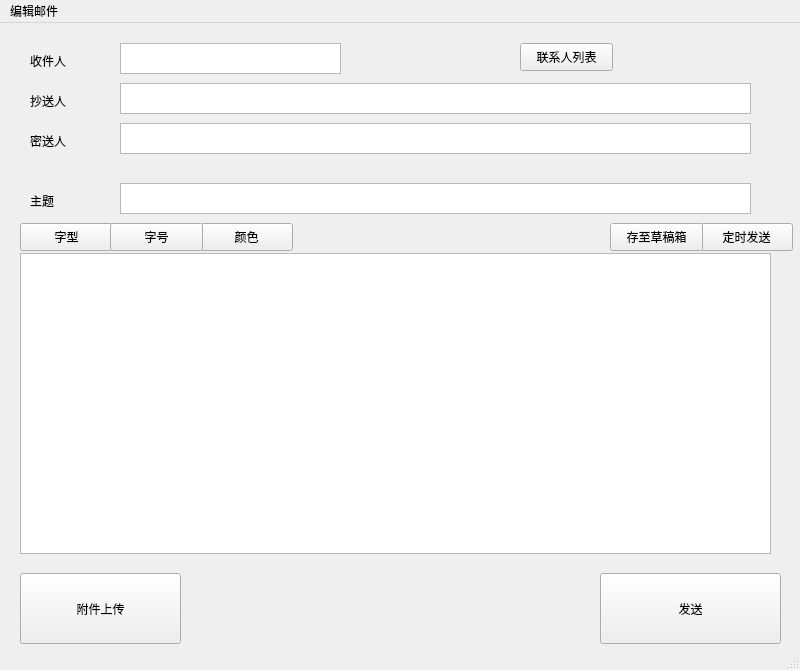
<?xml version="1.0" encoding="UTF-8"?>
<ui version="4.0">
 <class>WriteLetterWindow</class>
 <widget class="QMainWindow" name="WriteLetterWindow">
  <property name="geometry">
   <rect>
    <x>0</x>
    <y>0</y>
    <width>800</width>
    <height>670</height>
   </rect>
  </property>
  <property name="windowTitle">
   <string>MainWindow</string>
  </property>
  <widget class="QWidget" name="centralwidget">
   <widget class="QPushButton" name="Lsend">
    <property name="geometry">
     <rect>
      <x>600</x>
      <y>550</y>
      <width>181</width>
      <height>71</height>
     </rect>
    </property>
    <property name="text">
     <string>发送</string>
    </property>
   </widget>
   <widget class="QTextEdit" name="Lcontext">
    <property name="geometry">
     <rect>
      <x>20</x>
      <y>230</y>
      <width>751</width>
      <height>301</height>
     </rect>
    </property>
   </widget>
   <widget class="QPushButton" name="UPloadattach">
    <property name="geometry">
     <rect>
      <x>20</x>
      <y>550</y>
      <width>161</width>
      <height>71</height>
     </rect>
    </property>
    <property name="text">
     <string>附件上传</string>
    </property>
   </widget>
   <widget class="QTextEdit" name="Lreceiver">
    <property name="geometry">
     <rect>
      <x>120</x>
      <y>20</y>
      <width>221</width>
      <height>31</height>
     </rect>
    </property>
   </widget>
   <widget class="QLabel" name="Lreciver">
    <property name="geometry">
     <rect>
      <x>30</x>
      <y>30</y>
      <width>72</width>
      <height>15</height>
     </rect>
    </property>
    <property name="text">
     <string>收件人</string>
    </property>
   </widget>
   <widget class="QLabel" name="Ltheme">
    <property name="geometry">
     <rect>
      <x>30</x>
      <y>170</y>
      <width>72</width>
      <height>15</height>
     </rect>
    </property>
    <property name="text">
     <string>主题</string>
    </property>
   </widget>
   <widget class="QTextEdit" name="LthemInput">
    <property name="geometry">
     <rect>
      <x>120</x>
      <y>160</y>
      <width>631</width>
      <height>31</height>
     </rect>
    </property>
   </widget>
   <widget class="QPushButton" name="SetTimeLaunch">
    <property name="geometry">
     <rect>
      <x>700</x>
      <y>200</y>
      <width>93</width>
      <height>28</height>
     </rect>
    </property>
    <property name="text">
     <string>定时发送</string>
    </property>
   </widget>
   <widget class="QPushButton" name="SaveDraftButton">
    <property name="geometry">
     <rect>
      <x>610</x>
      <y>200</y>
      <width>93</width>
      <height>28</height>
     </rect>
    </property>
    <property name="text">
     <string>存至草稿箱</string>
    </property>
   </widget>
   <widget class="QPushButton" name="ReceiveListButton">
    <property name="geometry">
     <rect>
      <x>520</x>
      <y>20</y>
      <width>93</width>
      <height>28</height>
     </rect>
    </property>
    <property name="text">
     <string>联系人列表</string>
    </property>
   </widget>
   <widget class="QTextEdit" name="LreceivOther">
    <property name="geometry">
     <rect>
      <x>120</x>
      <y>60</y>
      <width>631</width>
      <height>31</height>
     </rect>
    </property>
   </widget>
   <widget class="QLabel" name="LreciverOther">
    <property name="geometry">
     <rect>
      <x>30</x>
      <y>70</y>
      <width>72</width>
      <height>15</height>
     </rect>
    </property>
    <property name="text">
     <string>抄送人</string>
    </property>
   </widget>
   <widget class="QTextEdit" name="LreceiverSecert">
    <property name="geometry">
     <rect>
      <x>120</x>
      <y>100</y>
      <width>631</width>
      <height>31</height>
     </rect>
    </property>
   </widget>
   <widget class="QLabel" name="LreciverSecert">
    <property name="geometry">
     <rect>
      <x>30</x>
      <y>110</y>
      <width>72</width>
      <height>15</height>
     </rect>
    </property>
    <property name="text">
     <string>密送人</string>
    </property>
   </widget>
   <widget class="QPushButton" name="Wcolor">
    <property name="geometry">
     <rect>
      <x>200</x>
      <y>200</y>
      <width>93</width>
      <height>28</height>
     </rect>
    </property>
    <property name="text">
     <string>颜色</string>
    </property>
   </widget>
   <widget class="QPushButton" name="Wtype">
    <property name="geometry">
     <rect>
      <x>20</x>
      <y>200</y>
      <width>93</width>
      <height>28</height>
     </rect>
    </property>
    <property name="text">
     <string>字型</string>
    </property>
   </widget>
   <widget class="QPushButton" name="Wsize">
    <property name="geometry">
     <rect>
      <x>110</x>
      <y>200</y>
      <width>93</width>
      <height>28</height>
     </rect>
    </property>
    <property name="text">
     <string>字号</string>
    </property>
   </widget>
  </widget>
  <widget class="QMenuBar" name="menubar">
   <property name="geometry">
    <rect>
     <x>0</x>
     <y>0</y>
     <width>800</width>
     <height>26</height>
    </rect>
   </property>
   <widget class="QMenu" name="menu">
    <property name="title">
     <string>编辑邮件</string>
    </property>
   </widget>
   <addaction name="menu"/>
  </widget>
  <widget class="QStatusBar" name="statusbar"/>
 </widget>
 <resources/>
 <connections/>
</ui>
